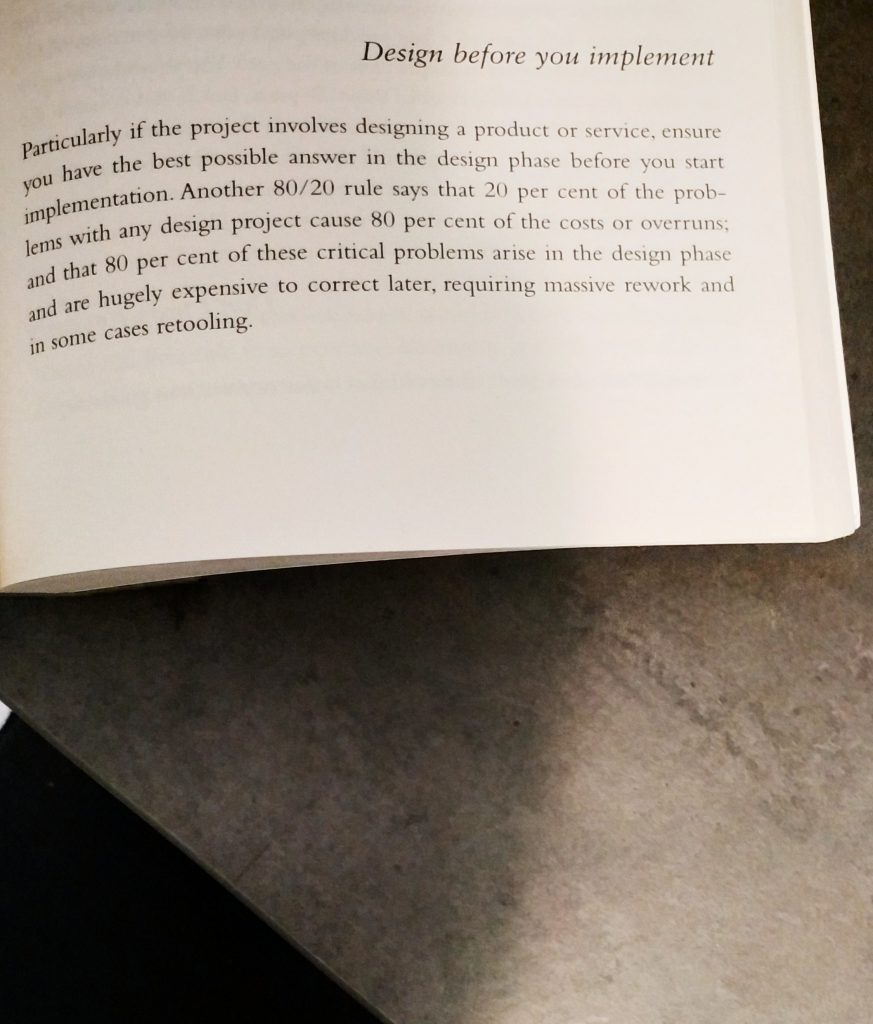
#> input picture book_pg.jpg, 873 x 1024 px
$ python main.py
#> lines starting #> are read from the running program, lines starting #| are printed output that depends on the picture; after the words box and inside, x2 and y2 are one past the last pixel; in counts of white or black regions, pixels touching at a corner belong together
import numpy as np
import cv2
import pytesseract


img = cv2.imread("book_pg.jpg")
#> img is the input picture: shape (1024, 873, 3); mean B, G, R 133.2, 143.3, 153.3
# img =cv2.resize(img, None, fx=0.2, fy=0.2)
gray = cv2.cvtColor(img, cv2.COLOR_BGR2GRAY)
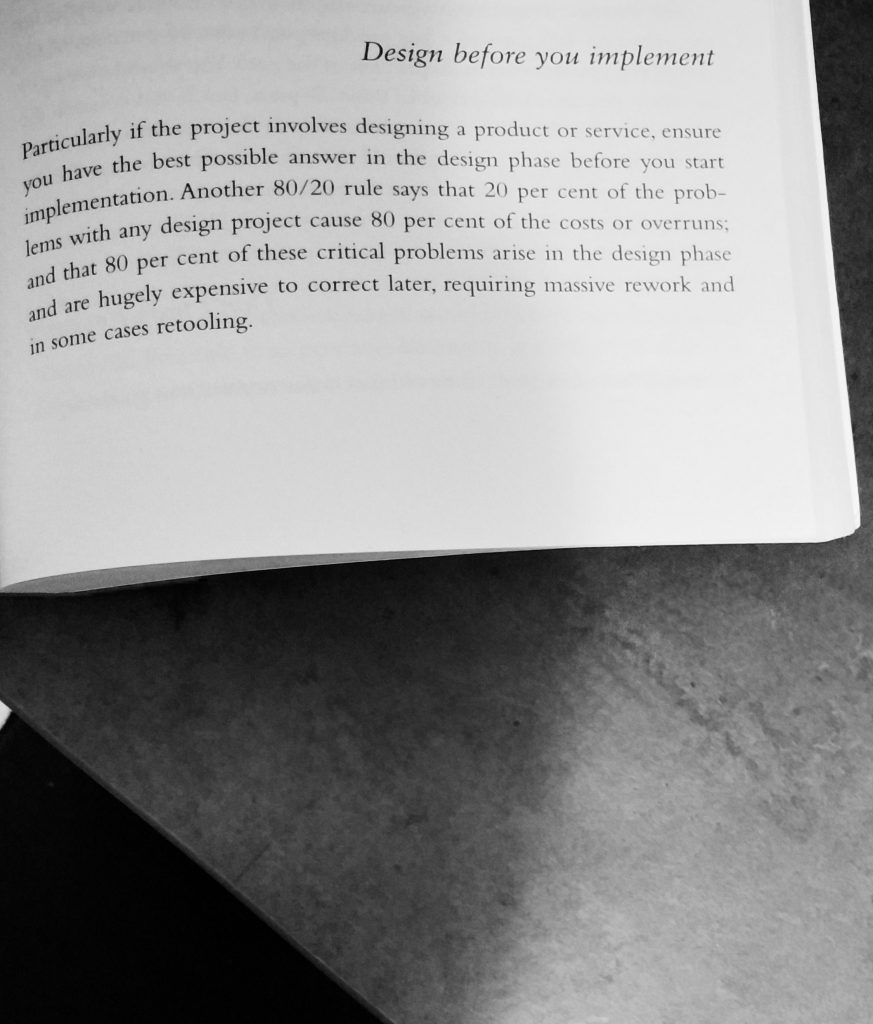
#> gray: shape (1024, 873); min 0, max 252, mean 145.2

adaptive_threshold = cv2.adaptiveThreshold(gray, 255, cv2.ADAPTIVE_THRESH_GAUSSIAN_C, cv2.THRESH_BINARY, 85, 9)
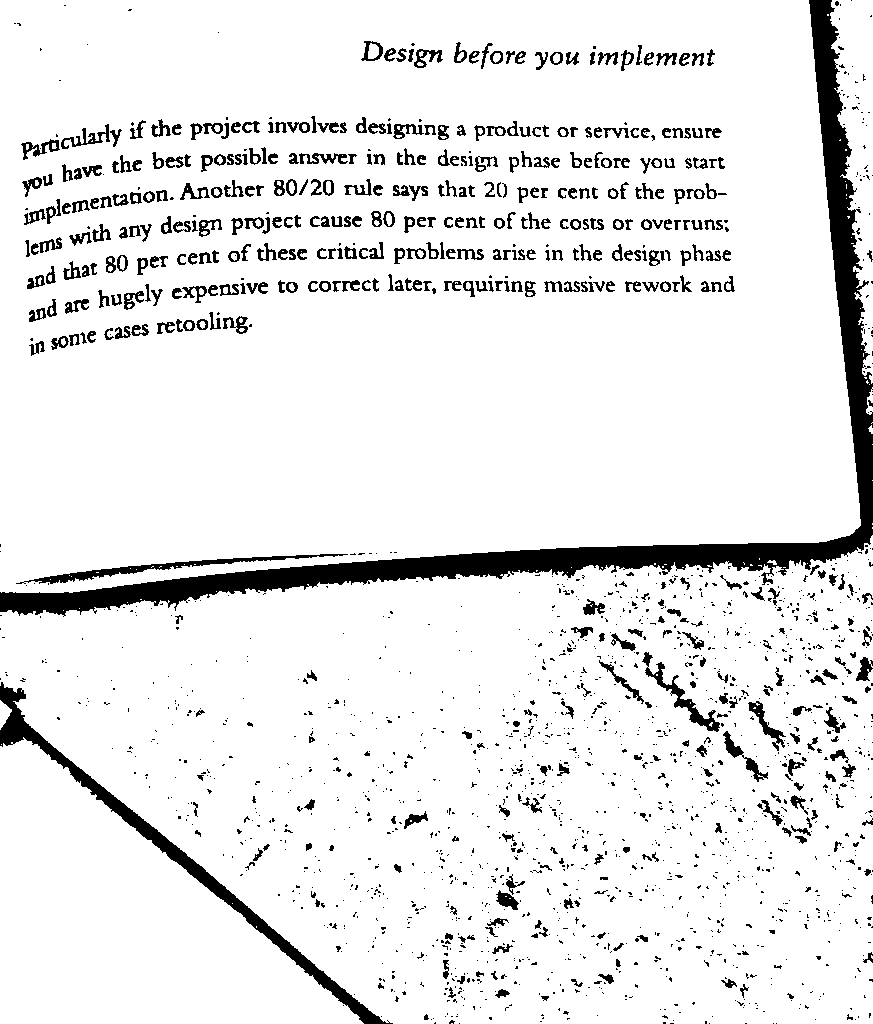
#> adaptive_threshold: shape (1024, 873); 91.2% white; 1999 black regions (1507 under 20 px), largest, box (x1, y1, x2, y2) and area: (0, 0, 873, 617) 29661, (0, 682, 393, 1024) 6346, (16, 554, 348, 584) 1524
config = "--psm 3"
#> (the run stopped early here; a loop or call above may not have finished)
